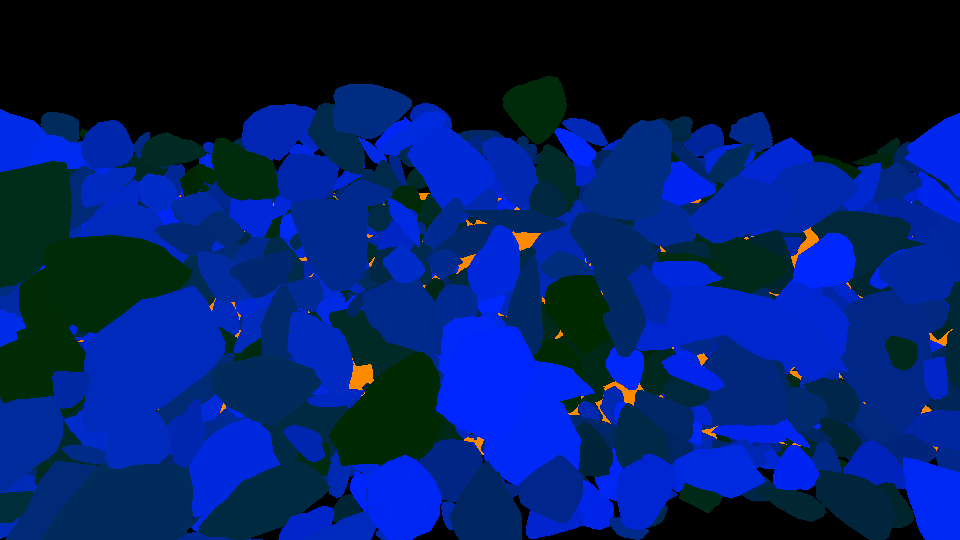
#> input picture synthetic/img-origin.png, 960 x 540 px, given in place of MVI_4106.MOV, which was not available
$ jupyter execute --allow-errors cropWatershed.ipynb   (shell and % lines are left out)   (older library calls are emulated)   (text cells are left out)
#> lines starting #> are read from the running program, lines starting #| are printed output that depends on the picture; after the words box and inside, x2 and y2 are one past the last pixel; in counts of white or black regions, pixels touching at a corner belong together; pictures that were not available may be replaced by others from this repository, and a replacement may not be noted
[cell 1]
import numpy as np
import matplotlib.pyplot as plt

# [25 lines left out: functions show, show_one, not called in this run]

[cell 2]
import numpy as np
import cv2
from skimage.feature import peak_local_max
from skimage.segmentation import watershed
from scipy import ndimage

[cell 3]
cv2.__version__

[cell 4]
def crop(frame):
    return frame[850:1750, 0:1000]

[cell 5]
def preprocessing(frame):
    frame = frame.copy()
    frame = cv2.GaussianBlur(frame, (15, 15), 0)

    hsv = cv2.cvtColor(frame, cv2.COLOR_BGR2HSV)
    h, s, v = cv2.split(hsv)
    v = cv2.equalizeHist(v)
    hsv = cv2.merge([h, s, v])
    bgr = cv2.cvtColor(hsv, cv2.COLOR_HSV2BGR)
    gray = cv2.cvtColor(bgr, cv2.COLOR_BGR2GRAY)
    return bgr, gray

[cell 6]
# [16 lines left out: function getSobel, not called in this run]

[cell 7]
def findMarkers(v):
    kernel = np.ones((9, 9), np.uint8)
    v = cv2.morphologyEx(v, cv2.MORPH_OPEN, kernel)
    v = cv2.cvtColor(v, cv2.COLOR_GRAY2BGR)
    v = cv2.pyrMeanShiftFiltering(v, 11, 21)
    v = cv2.cvtColor(v, cv2.COLOR_BGR2GRAY)
    homo_filter = HomomorphicFilter(a = 0.75, b = 1.25)
    v = homo_filter.filter(I=v, filter_params=[20,2])
#     print('before markers')
#     show(v)
#     thresh = cv2.adaptiveThreshold(v, 255, cv2.ADAPTIVE_THRESH_GAUSSIAN_C, cv2.THRESH_BINARY, 21, 2)
    thresh = cv2.threshold(v,0,255,cv2.THRESH_BINARY+cv2.THRESH_OTSU)[1]
    kernel = np.ones((15, 15), np.uint8)
    markers = cv2.morphologyEx(thresh, cv2.MORPH_CLOSE, kernel)
    markers = cv2.morphologyEx(thresh, cv2.MORPH_OPEN, kernel)
#     print('markers')
#     show(markers)
    return thresh
#     return markers

[cell 8]
# [10 lines left out: function doWatershed, not called in this run]

[cell 9]
def findContours(gray, mode=3, returnContours=False):

    markers = findMarkers(gray)
    if np.all(np.count_nonzero(markers==255)<100000):
        raise NoMarkersError
    maskSobel = getSobel(gray)
    # Iterate through unique labels
    labels = doWatershed(markers, maskSobel)

    black=np.zeros(gray.shape, np.uint8)

    n = 0
    Areas = []
    contours = []
    for label in np.unique(labels):
        if label == 0:
            continue
        # Create a mask
        mask = np.zeros(markers.shape, dtype="uint8")
        mask[labels == label] = 255
        # Find contours and determine contour area
        cnts = cv2.findContours(mask.copy(), cv2.RETR_EXTERNAL, cv2.CHAIN_APPROX_SIMPLE)
        cnts = cnts[0] if len(cnts) == 2 else cnts[1]
        c = max(cnts, key=cv2.contourArea)
        contours.append(c)
        area = cv2.contourArea(c)
        if area>10:
            Areas.append(area)
        n+=1
        if mode==0:
            cv2.drawContours(black,[c],-1,(255, 255, 255), -1)
        if mode==1:
            cv2.drawContours(black,[c],-1,(0, 0, 0), 1)
        if mode==2:
            cv2.drawContours(black,[c],-1,(255, 255, 255), -1)
            cv2.drawContours(black,[c],-1,(0, 0, 0), 2)
        if mode==3:
            cv2.drawContours(gray,[c],-1,(0, 0, 0), 1)
    if returnContours:
        return contours
    else:
        return gray, black

[cell 10]
# [6 lines left out: function drawMask, not called in this run]

[cell 11]
def drawContours(real, contours):
    cv2.drawContours(real, contours, -1, (0,200,0), 2)

[cell 12]
def get_mask(img1, img2):
    from skimage.measure import compare_ssim
    import imutils

    grayA = cv2.cvtColor(img1, cv2.COLOR_RGB2GRAY)
    grayB = cv2.cvtColor(img2, cv2.COLOR_RGB2GRAY)
    (score, diff) = compare_ssim(grayA, grayB, full=True)
#     (score, diff) = compare_ssim(img1, img2, full=True)
    diff = (diff * 255).astype("uint8")
    thresh = cv2.threshold(diff, 220, 255, cv2.THRESH_BINARY_INV)[1]
#     kernel = cv2.getStructuringElement(cv2.MORPH_ELLIPSE, (15,15))
    kernel = np.ones((15,15),np.uint8)
    thresh = cv2.morphologyEx(thresh, cv2.MORPH_CLOSE, kernel)

    contours = cv2.findContours(thresh, cv2.RETR_EXTERNAL, cv2.CHAIN_APPROX_SIMPLE)
    contours = contours[0] if len(contours) == 2 else contours[1]

    cv2.drawContours(thresh,contours,-1,(255, 255, 255), 5)
    cv2.drawContours(thresh,contours,-1,(255, 255, 255), -1)
    return thresh

[cell 13]
class NoMarkersError(Exception):
    pass

[cell 14]
cap = cv2.VideoCapture('MVI_4106.MOV')
f = cap.read()[1]
#> f is the input picture: shape (540, 960, 3); mean B, G, R 101.6, 31, 1.3
f = cv2.resize(f, (0,0), fx=0.5, fy=0.5)
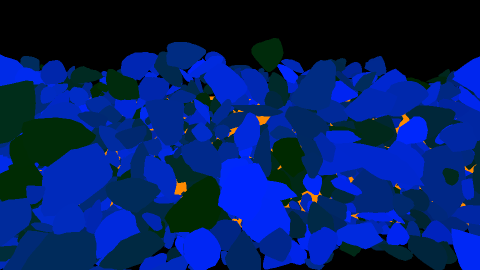
#> f: shape (270, 480, 3); mean B, G, R 101.7, 31, 1.3
counter = 0
#> (the rest of this cell did not finish here and is left out)

#> in get_mask, `grayA = cv2.cvtColor(img1, cv2.COLOR_RGB2GRAY)`:
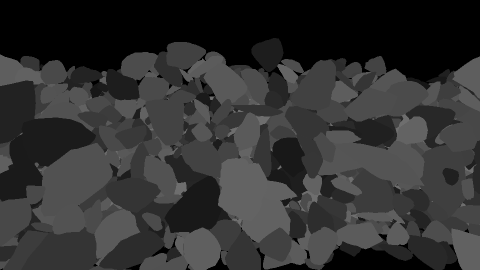
#> grayA: shape (270, 480); min 0, max 110, mean 48.7
#> in get_mask, `(score, diff) = compare_ssim(grayA, grayB, full=True)`: diff: shape (270, 480) float64; every value is 1
#> in get_mask, `(score, diff) = compare_ssim(grayA, grayB, full=True)`: score = 1
#> in get_mask, `diff = (diff * 255).astype("uint8")`: diff: shape (270, 480); every value is 255
#> in get_mask, `thresh = cv2.threshold(diff, 220, 255, cv2.THRESH_BINARY_INV)[1]`: thresh: shape (270, 480); every value is 0
#> in get_mask, `contours = cv2.findContours(thresh, cv2.RETR_EXTERNAL, cv2.CHAIN_APPRO..`: contours = 0 contours
#> in get_mask, `contours = contours[0] if len(contours) == 2 else contours[1]`: contours = []
        frame1 = frame.copy()
        frame, gray = preprocessing(frame)
#> in preprocessing, `hsv = cv2.cvtColor(frame, cv2.COLOR_BGR2HSV)`: hsv: shape (270, 480, 3); mean H, S, V 84.4, 201.1, 104.3
#> in preprocessing, `hsv = cv2.merge([h, s, v])`: hsv: shape (270, 480, 3); mean H, S, V 84.4, 201.1, 102.6
#> in preprocessing, `gray = cv2.cvtColor(bgr, cv2.COLOR_BGR2GRAY)`:
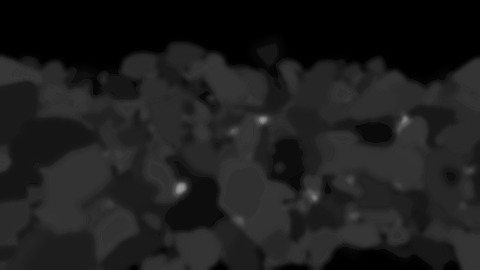
#> gray: shape (270, 480); min 0, max 151, mean 28.7
        gray = cv2.bitwise_and(gray, mask)
        cnts = findContours(gray, returnContours=True)
#> in findMarkers, `v = cv2.cvtColor(v, cv2.COLOR_GRAY2BGR)`: v: shape (270, 480, 3); every value is 0
        black = drawMask(frame1, cnts)
        black = cv2.bitwise_and(black, mask)
        drawContours(frame1, cnts)
        cv2.imwrite(f'/Users/s70c3/Desktop/rocks/img/{counter}.png', frame)
        cv2.imwrite(f'/Users/s70c3/Desktop/rocks/contour/{counter}.png', frame1)
        cv2.imwrite(f'/Users/s70c3/Desktop/rocks/label/{counter}.png', black)
        counter+=1
        show(frame1, black)
        for _ in range(3):
            cap.read()
    except NoMarkersError:
        print("no markers")

[cell 15]
cap = cv2.VideoCapture('/Users/s70c3/Desktop/90_2_3.mp4')
#> (the rest of this cell did not finish here and is left out)

#> in preprocessing (call 2), `frame = cv2.GaussianBlur(frame, (15, 15), 0)`:
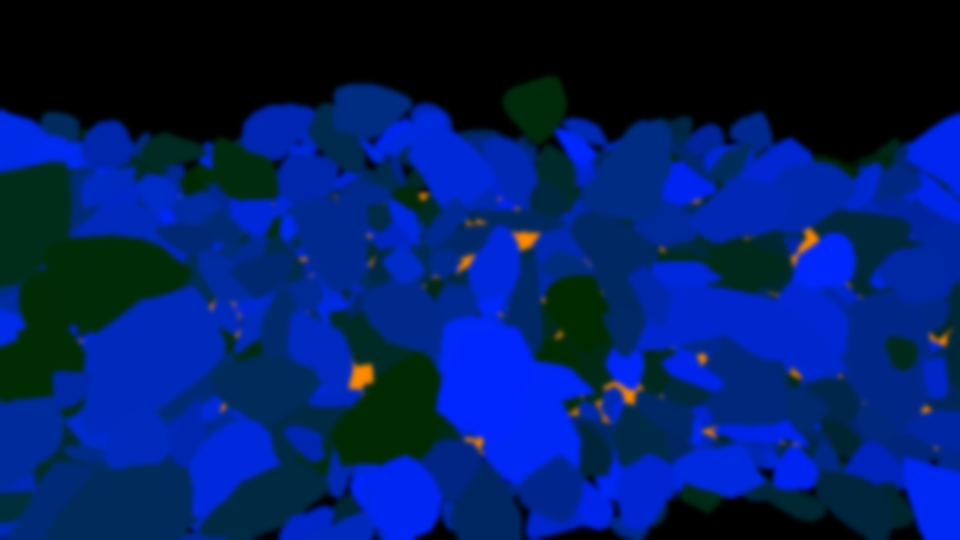
#> frame: shape (540, 960, 3); mean B, G, R 101.6, 31, 1.3
#> in preprocessing (call 2), `hsv = cv2.cvtColor(frame, cv2.COLOR_BGR2HSV)`: hsv: shape (540, 960, 3); mean H, S, V 81.7, 197.2, 105
#> in preprocessing (call 2), `h, s, v = cv2.split(hsv)`:
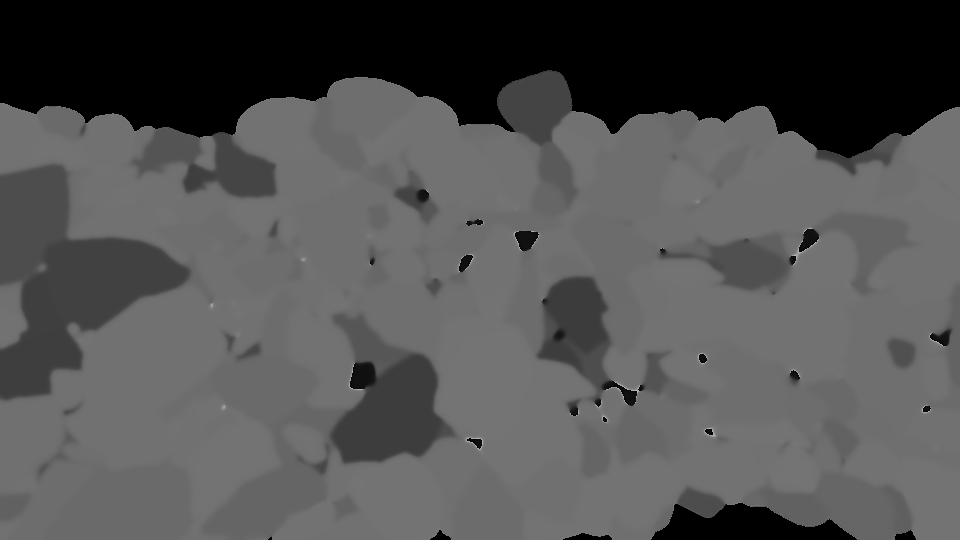
#> h: shape (540, 960); min 0, max 179, mean 81.7
#> in preprocessing (call 2), `h, s, v = cv2.split(hsv)`:
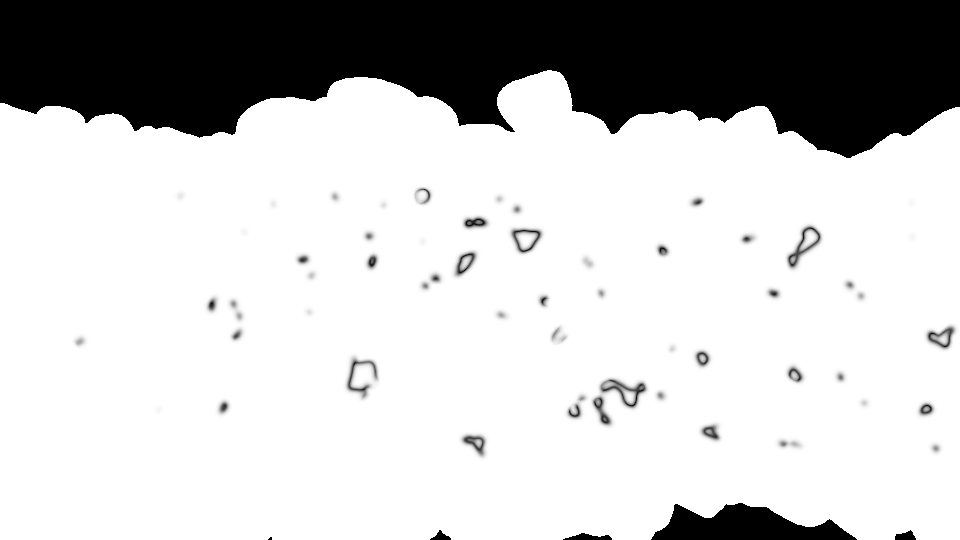
#> s: shape (540, 960); min 0, max 255, mean 197.2
#> in preprocessing (call 2), `v = cv2.equalizeHist(v)`:
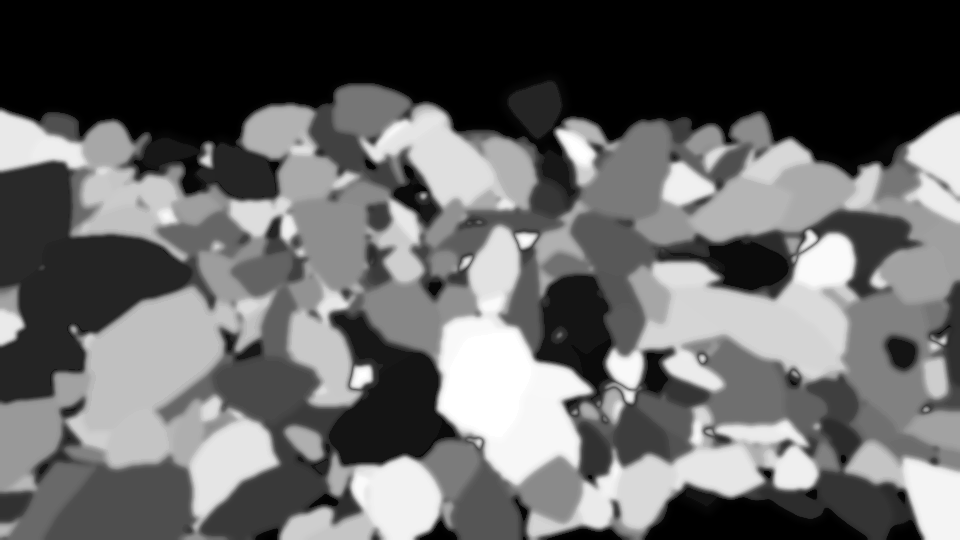
#> v: shape (540, 960); min 0, max 255, mean 100.5
#> in preprocessing (call 2), `hsv = cv2.merge([h, s, v])`: hsv: shape (540, 960, 3); mean H, S, V 81.7, 197.2, 100.5
#> in preprocessing (call 2), `bgr = cv2.cvtColor(hsv, cv2.COLOR_HSV2BGR)`:
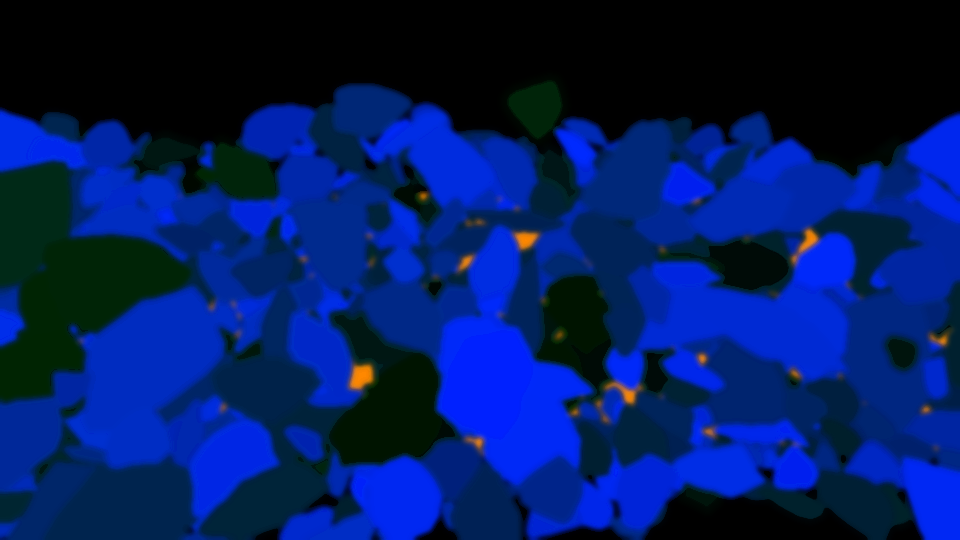
#> bgr: shape (540, 960, 3); mean B, G, R 98, 27.9, 1.2
#> `thresh = cv2.adaptiveThreshold(gray,255,cv2.ADAPTIVE_THRESH_MEAN_C,\ c..`:
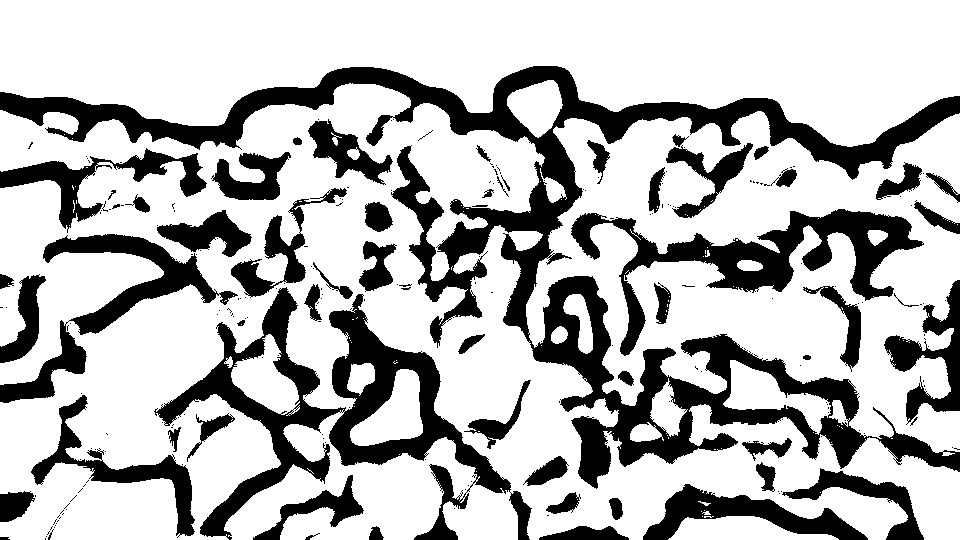
#> thresh: shape (540, 960); 72.2% white; 237 black regions (179 under 20 px)
#> `cnts = cv2.findContours(thresh, cv2.RETR_EXTERNAL, cv2.CHAIN_APPROX_SI..`: cnts = 62 contours, 48 with area under 20; largest, box (x1, y1, x2, y2) and area: (0, 83, 960, 540) 219640, (0, 0, 960, 147) 96030, (526, 111, 960, 456) 92151, (723, 360, 831, 435) 2936, (231, 334, 300, 416) 2716
    thresh = cv2.adaptiveThreshold(gray,255,cv2.ADAPTIVE_THRESH_MEAN_C,\
            cv2.THRESH_BINARY,39,2)
    cnts = cv2.findContours(thresh, cv2.RETR_EXTERNAL, cv2.CHAIN_APPROX_SIMPLE)
    cnts = cnts[0] if len(cnts) == 2 else cnts[1]
    frame1 = frame.copy()
    drawContours(frame1, cnts)
#> in drawContours, `cv2.drawContours(real, contours, -1, (0,200,0), 2)`:
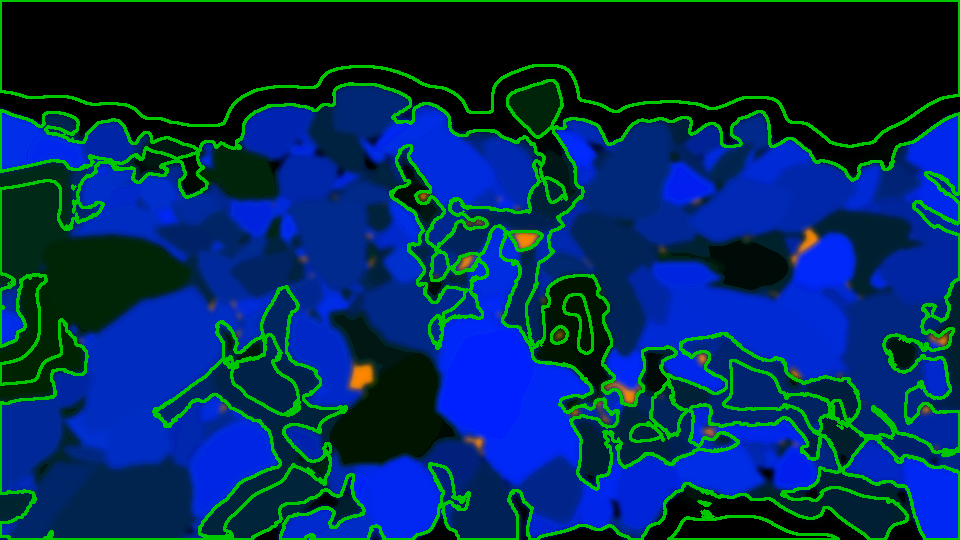
#> real: shape (540, 960, 3); mean B, G, R 89.5, 44.3, 1.1
    show_two(frame, frame1)
